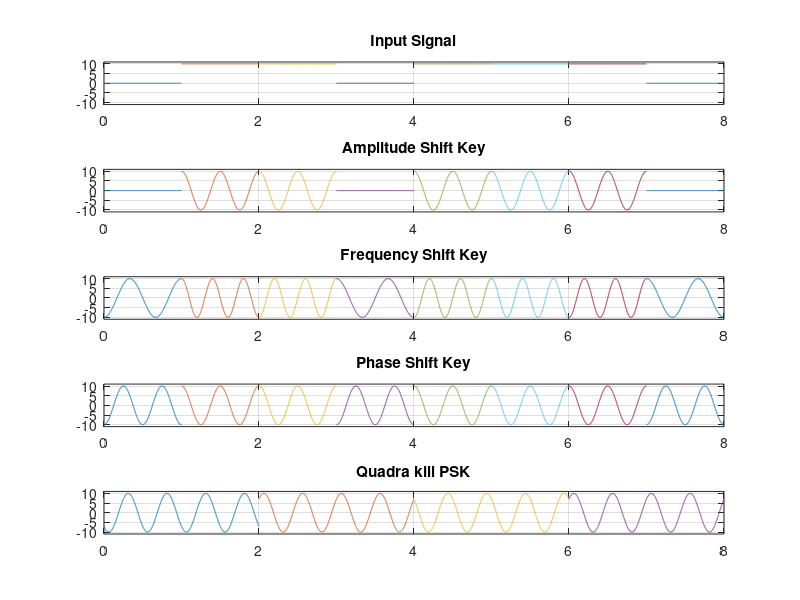

Recreate this plot in MATLAB.
freq=2;
freq2=0.5;
seq = [0 1 1 0 1 1 1 0];
amp=10;


for j=1:1:8

     time = j:0.001:j+1;
    if seq(1,j)==1
       inputSignal = amp+time-time;

       ask=amp * cos(2*pi*freq*time);

       fsk= amp * cos(2*pi*(freq+freq2)*time);
        psk=amp * cos(2*pi*freq*time);
    else
        inputSignal = 0+time-time;
        
        ask= 0 * cos(2*pi*freq*time);

         fsk=amp * cos(2*pi*(freq-freq2)*time);
         psk=amp * cos(2*pi*freq*time+pi);
    end

        %Input Signal
    subplot(5,1,1);
        plot(time-1, inputSignal);
    
    hold on;
    grid on;
    axis([0 8 -11 11]);
    title('Input Signal')
    
    %ASK
    subplot(5,1,2);
        plot(time-1,ask);
    
    hold on;
    grid on;
    axis([0 8 -11 11]);
    title('Amplitude Shift Key')
    

    
    %FSK
    subplot(5,1,3);
        plot(time-1,fsk);
    
    hold on;
    grid on;
    axis([0 8 -11 11]);
    title('Frequency Shift Key')

    %PSK
    subplot(5,1,4);
        plot(time-1,psk);
    
    hold on;
    grid on;
    axis([0 8 -11 11]);
    title('Phase Shift Key')
end

for i=1:2:8

    time = i:0.001:i+2;

    if seq(i)==1 && seq(i+1)==1
        qpsk = amp *cos(2* pi *freq *time+(pi/4));
    end

     if seq(i)==0 && seq(i+1)==1
        qpsk = amp *cos(2* pi *freq *time+(3*pi/4));
     end
     if seq(i)==0 && seq(i+1)==0
        qpsk = amp *cos(2* pi *freq *time-(3*pi/4));
     end
    if seq(i)==1 && seq(i+1)==0
        qpsk = amp *cos(2* pi *freq *time-(pi/4));
    end
   subplot(5,1,5);
   plot(time-1,qpsk); 

    hold on;
    grid on;
    axis([0 8 -11 11]);
    title('Quadra kill PSK')
end